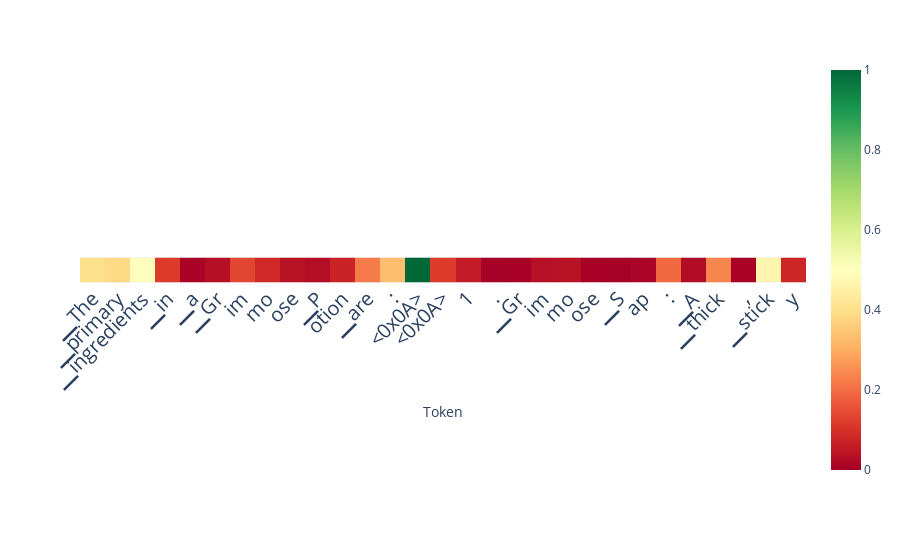

The cell this chart's notebook holds for it:
### Code cell
scores_per_token = doc.detect(output['projections'], aggregation_method='auto')
doc.plot_scores_per_token(scores_per_token, output['tokens'], lastn_tokens_to_plot=max_new_tokens, detection_method='classifier')
# doc.plot_scores_per_token(scores_per_token[:, 26:], output['tokens'][26:], lastn_tokens_to_plot=max_new_tokens, detection_method='classifier')

### Figure 1 — Plotly figure (JSON) as saved in the notebook; plotly's stock layout.template omitted (floating-point values rounded to 4 significant figures)
{"data": [{"coloraxis": "coloraxis", "hovertemplate": "Token: %{x}<br>y: %{y}<br>color: %{z}<extra></extra>", "name": "0", "type": "heatmap", "xaxis": "x", "yaxis": "y", "z": [[0.4023, 0.3885, 0.5041, 0.1186, 0.008602, 0.03151, 0.1359, 0.08598, 0.03804, 0.02904, 0.07366, 0.2223, 0.3325, 1.0, 0.1193, 0.05919, 0.002632, 0.004635, 0.03319, 0.03806, 0.004305, 0.001709, 0.01056, 0.1919, 0.02693, 0.2382, 0.008816, 0.4686, 0.07966]]}], "layout": {"autosize": true, "coloraxis": {"cmax": 1, "cmin": 0, "colorscale": [[0, "rgb(165,0,38)"], [0.1, "rgb(215,48,39)"], [0.2, "rgb(244,109,67)"], [0.3, "rgb(253,174,97)"], [0.4, "rgb(254,224,139)"], [0.5, "rgb(255,255,191)"], [0.6, "rgb(217,239,139)"], [0.7, "rgb(166,217,106)"], [0.8, "rgb(102,189,99)"], [0.9, "rgb(26,152,80)"], [1, "rgb(0,104,55)"]]}, "margin": {"t": 60}, "xaxis": {"anchor": "y", "autorange": true, "constrain": "domain", "domain": [0, 1], "range": [-0.5, 28.5], "scaleanchor": "y", "tickangle": -45, "tickfont": {"size": 20}, "ticktext": ["▁The", "▁primary", "▁ingredients", "▁in", "▁a", "▁Gr", "im", "mo", "ose", "▁P", "otion", "▁are", ":", "<0x0A>", "<0x0A>", "1", ".", "▁Gr", "im", "mo", "ose", "▁S", "ap", ":", "▁A", "▁thick", ",", "▁stick", "y", "▁substance"], "tickvals": [0, 1, 2, 3, 4, 5, 6, 7, 8, 9, 10, 11, 12, 13, 14, 15, 16, 17, 18, 19, 20, 21, 22, 23, 24, 25, 26, 27, 28, 29], "title": {"text": "Token"}}, "yaxis": {"anchor": "x", "autorange": true, "constrain": "domain", "domain": [0.4361, 0.5639], "range": [0.5, -0.5], "showticklabels": false}}}
